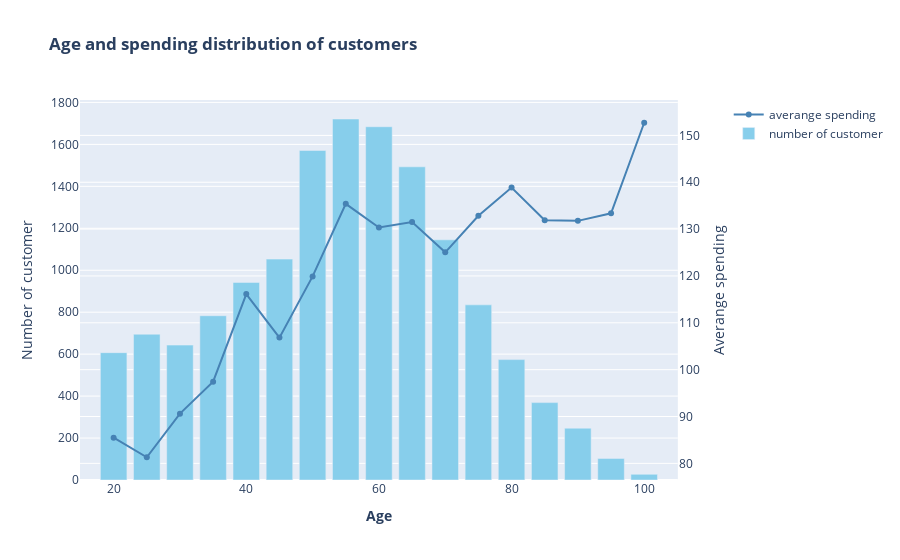

Source (notebook cell):
### Markdown cell above
## 2.3 - Age and spending distribution of customers

### Code cell
df_c = copy.deepcopy(df_transactions)
df_c['age'] = df_c['age'].apply(lambda x: round(x/5)*5)
df_c = df_c.groupby(['age'], as_index = False).agg({'amount' : 'mean', 'user_id': 'nunique'})
df_c = df_c.rename(columns = {'amount' : 'averange spending'})
df_c.head(10)


# Create figure with secondary y-axis
fig = make_subplots(specs=[[{"secondary_y": True}]])

# Add traces
fig.add_trace(
    go.Scatter(x=df_c["age"], y= df_c['averange spending'], name="averange spending"
              ,marker_color= 'steelblue'),
    secondary_y=True, 
)


fig.add_trace(
    go.Bar(x=df_c["age"], y=df_c['user_id'], name="number of customer" ,marker_color= 'skyblue'),
    secondary_y=False
)

fig.update_layout(title_text="<b> Age and spending distribution of customers")

# Set x-axis title
fig.update_xaxes(title_text="<b>Age<b>")

# Set y-axes titles
fig.update_yaxes(title_text="Number of customer", secondary_y=False)
fig.update_yaxes(title_text="Averange spending", secondary_y=True)

fig.show()

### Figure 1 — Plotly figure (JSON) as saved in the notebook; plotly's stock layout.template omitted (floating-point values rounded to 4 significant figures)
{"data": [{"marker": {"color": "steelblue"}, "name": "averange spending", "type": "scatter", "x": [20, 25, 30, 35, 40, 45, 50, 55, 60, 65, 70, 75, 80, 85, 90, 95, 100], "xaxis": "x", "y": [85.49, 81.31, 90.61, 97.43, 116.1, 106.8, 119.9, 135.4, 130.3, 131.5, 125.0, 132.8, 138.9, 131.9, 131.8, 133.4, 152.7], "yaxis": "y2"}, {"marker": {"color": "skyblue"}, "name": "number of customer", "type": "bar", "x": [20, 25, 30, 35, 40, 45, 50, 55, 60, 65, 70, 75, 80, 85, 90, 95, 100], "xaxis": "x", "y": [607, 695, 643, 783, 942, 1053, 1571, 1721, 1684, 1493, 1145, 835, 574, 369, 247, 103, 27], "yaxis": "y"}], "layout": {"title": {"text": "<b> Age and spending distribution of customers"}, "xaxis": {"anchor": "y", "domain": [0, 0.94], "title": {"text": "<b>Age<b>"}}, "yaxis": {"anchor": "x", "domain": [0, 1], "title": {"text": "Number of customer"}}, "yaxis2": {"anchor": "x", "overlaying": "y", "side": "right", "title": {"text": "Averange spending"}}}}
